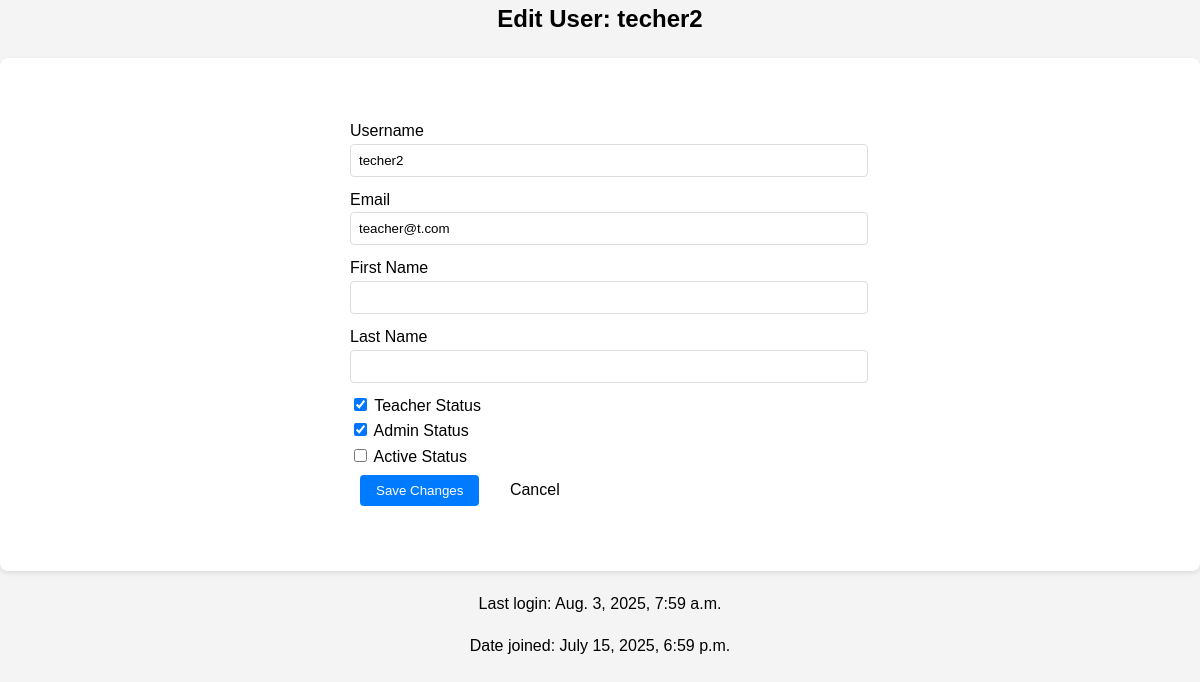
Screenshot of /edit-user/2/ (signed in) with the database file from the repository.
### portal/models.py (models this page shows)
class User(AbstractUser):
    is_teacher = models.BooleanField(default=False)
    is_admin = models.BooleanField(default=False)
    groups = models.ManyToManyField(
        'auth.Group',
        related_name='portal_user_set',
        blank=True,
        help_text='The groups this user belongs to.',
        verbose_name='groups'
    )
    user_permissions = models.ManyToManyField(
        'auth.Permission',
        related_name='portal_user_set',
        blank=True,
        help_text='Specific permissions for this user.',
        verbose_name='user permissions'
    )

### adminportal/views.py (the view)
# urls.py: path('edit-user/<int:user_id>/', views.edit_user, name='edit_user'),
@login_required
@user_passes_test(is_admin)
def edit_user(request, user_id):
    user_to_edit = get_object_or_404(User, id=user_id)
    if request.method == 'POST':
        form = AdminUserEditForm(request.POST, instance=user_to_edit)
        if form.is_valid():
            form.save()
            messages.success(request, f'User {user_to_edit.username} updated successfully.')
            return redirect('manage_users')
    else:
        form = AdminUserEditForm(instance=user_to_edit)
    return render(request, 'admin/edit_user.html', {
        'form': form,
        'user_to_edit': user_to_edit
    })

### adminportal/forms.py
class AdminUserEditForm(forms.ModelForm):
    class Meta:
        model = User
        fields = ['username', 'email', 'first_name', 'last_name',
                 'is_teacher', 'is_admin', 'is_active']
        widgets = {
            'username': forms.TextInput(attrs={'class': 'form-control'}),
            'email': forms.EmailInput(attrs={'class': 'form-control'}),
            'first_name': forms.TextInput(attrs={'class': 'form-control'}),
            'last_name': forms.TextInput(attrs={'class': 'form-control'}),
            'is_teacher': forms.CheckboxInput(attrs={'class': 'form-check-input'}),
            'is_admin': forms.CheckboxInput(attrs={'class': 'form-check-input'}),
            'is_active': forms.CheckboxInput(attrs={'class': 'form-check-input'}),
        }

### adminportal/views.py (called while the page is built)
def is_admin(user):
    return user.is_admin

### adminportal/templates/admin/edit_user.html (shortened to what this page needs)
{% extends 'base.html' %}
{% block content %}
<div class="container">
    <h2 class="mb-4">Edit User: {{ user_to_edit.username }}</h2>
    <div class="card">
        <div class="card-body">
            <form method="post">
                <div class="mb-3">
                    <label for="{{ form.username.id_for_label }}" class="form-label">Username</label>
                    {{ form.username }}
                </div>
                <div class="mb-3">
                    <label for="{{ form.email.id_for_label }}" class="form-label">Email</label>
                    {{ form.email }}
                </div>
                <div class="mb-3">
                    <label for="{{ form.first_name.id_for_label }}" class="form-label">First Name</label>
                    {{ form.first_name }}
                </div>
                <div class="mb-3">
                    <label for="{{ form.last_name.id_for_label }}" class="form-label">Last Name</label>
                    {{ form.last_name }}
                </div>
                <div class="mb-3 form-check">
                    {{ form.is_teacher }}
                    <label class="form-check-label" for="{{ form.is_teacher.id_for_label }}">
                        Teacher Status
                    </label>
                </div>
                <div class="mb-3 form-check">
                    {{ form.is_admin }}
                    <label class="form-check-label" for="{{ form.is_admin.id_for_label }}">
                        Admin Status
                    </label>
                </div>
                <div class="mb-3 form-check">
                    {{ form.is_active }}
                    <label class="form-check-label" for="{{ form.is_active.id_for_label }}">
                        Active Status
                    </label>
                </div>
                <div class="mt-4">
                    <button type="submit" class="btn btn-primary">Save Changes</button>
                    <a href="{% url 'manage_users' %}" class="btn btn-secondary">Cancel</a>
                </div>
            </form>
        </div>
    </div>
    <div class="mt-3">
        <p class="text-muted">Last login: {{ user_to_edit.last_login|default:"Never" }}</p>
        <p class="text-muted">Date joined: {{ user_to_edit.date_joined }}</p>
    </div>
</div>
{% endblock %}

### static/css/style.css (style rules this page uses)
body { font-family: 'Arial', sans-serif; line-height: 1.6; margin: 0; padding: 0; background-color: #f4f4f4; }
.container { text-align: center; max-width: 1200px; width: auto; margin: auto; overflow: hidden; }
.card { background: white; border-radius: 8px; box-shadow: 0 2px 5px rgba(0,0,0,0.1); margin-bottom: 20px; transition: transform 0.3s ease; }
.card-body { padding: 20px; text-align: left; margin: 0 auto; max-width: 600px; }
.btn { display: inline-block; padding: 8px 16px; border-radius: 4px; border: none; cursor: pointer; transition: background-color 0.3s ease; text-decoration: none; }
.btn-primary { margin: 5px 10px; padding: 8px 16px; border-radius: 4px; border: none; background-color: #007bff; color: white; text-decoration: none; }
.btn-secondary { color: rgb(0, 0, 0); text-decoration: none; border: none; }
form { background: white; padding: 20px; border-radius: 8px; max-width: 500px; margin: 20px auto; }
.form-control { width: 100%; padding: 8px; margin-bottom: 10px; border: 1px solid #ddd; border-radius: 4px; }
.mb-4 { margin-top: 0; text-align: center; }
a { text-decoration: none; }

### rows the page displays
User: username "techer2", email "teacher@t.com", is_teacher "☑", is_admin "☑", last_login "Aug. 3, 2025, 7:59 a.m.", date_joined "July 15, 2025, 6:59 p.m."
